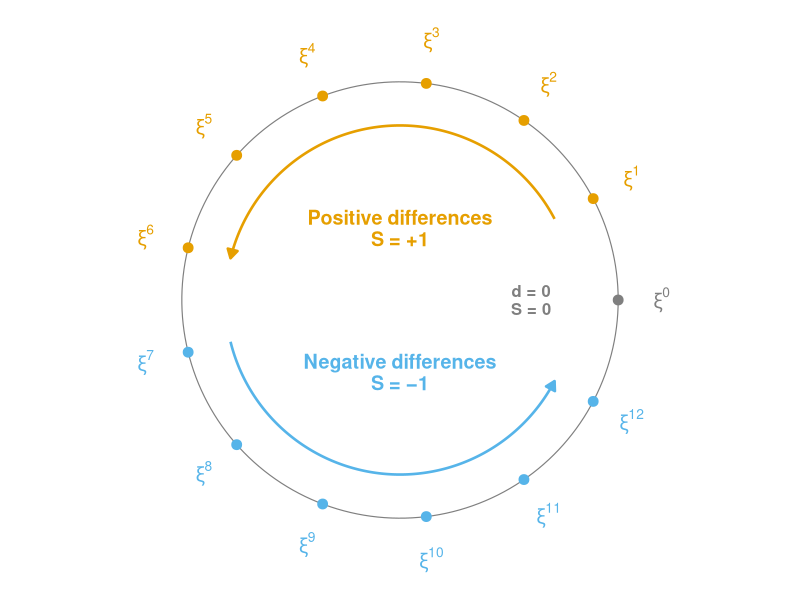

Reproduce this figure in R.
## ---- chunk 1
#| label: fig-sign-circle
#| echo: false
#| warning: false
#| message: false
#| fig-align: center
#| fig-width: 9
#| fig-height: 4.6
#| dev.args: !expr list(bg = "transparent")
#| fig-cap: "The sign polynomial $S$ on the $13$th roots of unity ($b = 3$). Each point $\\xi^d$ encodes a difference $d$, and $S$ returns its sign. The grey point $\\xi^0$ (difference $0$) gives $0$, the orange arc $\\xi^1,\\ldots,\\xi^6$ (positive differences) gives $+1$, and the blue arc $\\xi^7,\\ldots,\\xi^{12}$ (negative differences $-6,\\ldots,-1$) gives $-1$."
#| fig-alt: "A unit circle with thirteen evenly spaced points labeled xi to the 0 through xi to the 12, counterclockwise from the right. The point xi to the 0 is grey, with S equal to 0. Points xi to the 1 through xi to the 6, on the upper half, are orange and sit on an orange arc labeled S equals plus 1. Points xi to the 7 through xi to the 12, on the lower half, are blue and sit on a blue arc labeled S equals minus 1."

library(ggplot2)

b <- 3
N <- 4 * b + 1
S <- function(d) ifelse(d == 0, 0, ifelse(d >= 1 & d <= 2 * b, 1, -1))
stopifnot(N == 13, all(S(1:6) == 1), all(S(7:12) == -1), S(0) == 0)

angle <- function(step) 2 * pi * step / N
arc <- function(from, to, r) {
  a <- seq(angle(from), angle(to), length.out = 200)
  data.frame(x = r * cos(a), y = r * sin(a))
}

neutral <- "grey50"
colors <- c(zero = neutral, pos = "#E69F00", neg = "#56B4E9")

points <- data.frame(d = 0:(N - 1))
points$sign <- S(points$d)
points$role <- c("neg", "zero", "pos")[points$sign + 2]
points$x <- cos(angle(points$d))
points$y <- sin(angle(points$d))
points$label <- ifelse(points$role == "zero", paste0("xi^", points$d), paste0("bold(xi^", points$d, ")"))

arrow_style <- arrow(length = unit(0.1, "inches"), type = "closed")

ggplot() +
  geom_path(data = arc(0, N, 1), aes(x = x, y = y), color = neutral, linewidth = 0.4) +
  geom_path(
    data = arc(1, 2 * b, 0.8), aes(x = x, y = y),
    color = colors[["pos"]], linewidth = 0.9, arrow = arrow_style
  ) +
  geom_path(
    data = arc(2 * b + 1, N - 1, 0.8), aes(x = x, y = y),
    color = colors[["neg"]], linewidth = 0.9, arrow = arrow_style
  ) +
  geom_point(data = points, aes(x = x, y = y, color = role), size = 3) +
  geom_text(
    data = points,
    aes(x = 1.2 * x, y = 1.2 * y, label = label, color = role),
    parse = TRUE, size = 5
  ) +
  annotate(
    "text", x = 0, y = 0.33, label = "Positive differences\nS = +1",
    color = colors[["pos"]], size = 5, fontface = "bold", lineheight = 0.9
  ) +
  annotate(
    "text", x = 0, y = -0.33, label = "Negative differences\nS = \u22121",
    color = colors[["neg"]], size = 5, fontface = "bold", lineheight = 0.9
  ) +
  annotate(
    "text", x = 0.6, y = 0, label = "d = 0\nS = 0",
    color = neutral, size = 4.2, fontface = "bold", lineheight = 0.9
  ) +
  scale_color_manual(values = colors, guide = "none") +
  coord_fixed(xlim = c(-1.3, 1.3), ylim = c(-1.25, 1.25), clip = "off") +
  theme_void() +
  theme(
    plot.background = element_rect(fill = "transparent", color = NA),
    panel.background = element_rect(fill = "transparent", color = NA)
  )
